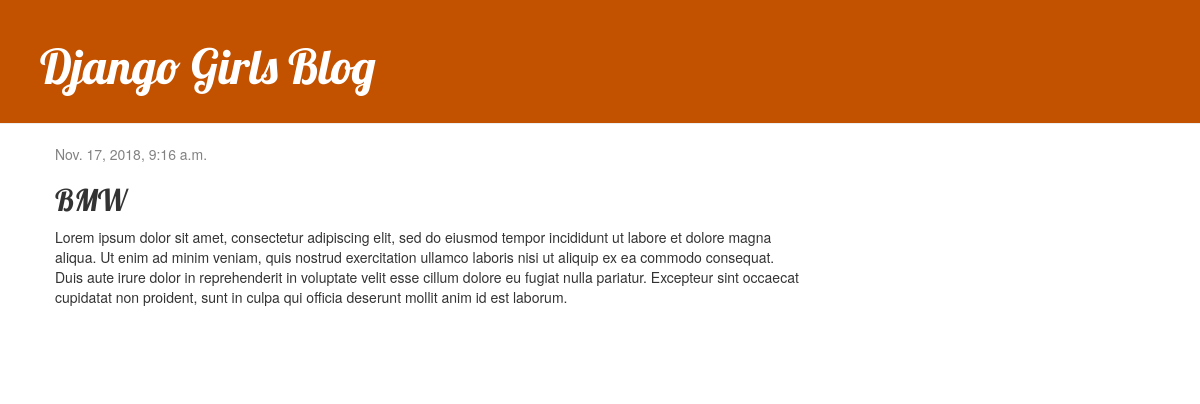
The app's page /post/1/ with its own data.
### blog/models.py (models this page shows, shortened)
class Post(models.Model):
    author = models.ForeignKey(settings.AUTH_USER_MODEL, on_delete=models.CASCADE)
    title = models.CharField(max_length=200)
    text = models.TextField()
    created_date = models.DateTimeField(default=timezone.now)
    published_date = models.DateTimeField(blank=True, null=True)

### blog/views.py (the view)
# urls.py: path('post/<int:pk>/', views.post_detail, name='post_detail'),
def post_detail(request, pk):
    post = get_object_or_404(Post, pk=pk)
    return render(request, 'blog/post_detail.html', {'post': post})

### blog/templates/blog/post_detail.html (shortened to what this page needs)
{% extends 'blog/base.html' %}
{% block content %}
    <div class="post">
        {% if post.published_date %}
            <div class="date">
                {{ post.published_date }}
            </div>
        {% endif %}
        <h2>{{ post.title }}</h2>
        <p>{{ post.text|linebreaksbr }}</p>
    </div>
{% endblock %}

### blog/static/css/blog.css (style rules this page uses)
h1, h2, h3, h4 { font-family: 'Lobster', cursive; }
.date { color: #828282; }
.post { margin-bottom: 70px; }

### records on screen
Post: published_date "Nov. 17, 2018, 9:16 a.m.", title "BMW", text "Lorem ipsum dolor sit amet, consectetur adipiscing elit, sed do eiusmod tempor incididunt ut labore et dolore magna aliqua. Ut enim ad minim veniam, quis nostrud exercitation ullamco laboris nisi ut aliquip ex ea commodo consequat. Duis aute irure dolor in reprehenderit in voluptate velit esse cillum dolore eu fugiat nulla pariatur. Excepteur sint occaecat cupidatat non proident, sunt in culpa qui officia deserunt mollit anim id est laborum."
